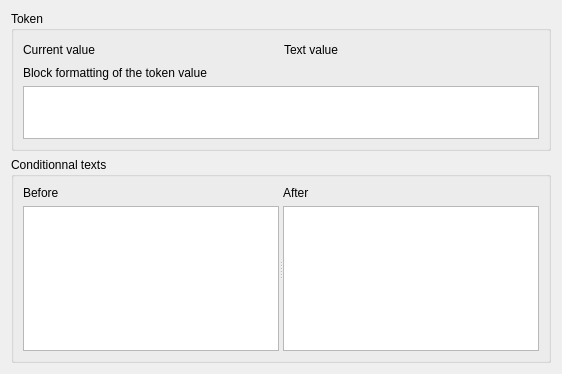
<?xml version="1.0" encoding="UTF-8"?>
<ui version="4.0">
 <class>PadTools::TokenEditorWidget</class>
 <widget class="QWidget" name="PadTools::TokenEditorWidget">
  <property name="geometry">
   <rect>
    <x>0</x>
    <y>0</y>
    <width>562</width>
    <height>374</height>
   </rect>
  </property>
  <property name="windowTitle">
   <string>Form</string>
  </property>
  <layout class="QGridLayout" name="gridLayout_3">
   <item row="0" column="0">
    <widget class="QGroupBox" name="tokenGroup">
     <property name="title">
      <string>Token</string>
     </property>
     <layout class="QGridLayout" name="gridLayout">
      <item row="0" column="0">
       <widget class="QLabel" name="label_3">
        <property name="sizePolicy">
         <sizepolicy hsizetype="Preferred" vsizetype="Fixed">
          <horstretch>0</horstretch>
          <verstretch>0</verstretch>
         </sizepolicy>
        </property>
        <property name="minimumSize">
         <size>
          <width>0</width>
          <height>20</height>
         </size>
        </property>
        <property name="text">
         <string>Current value</string>
        </property>
       </widget>
      </item>
      <item row="0" column="1">
       <widget class="QLabel" name="currentTokenValue">
        <property name="sizePolicy">
         <sizepolicy hsizetype="Preferred" vsizetype="Fixed">
          <horstretch>0</horstretch>
          <verstretch>0</verstretch>
         </sizepolicy>
        </property>
        <property name="minimumSize">
         <size>
          <width>0</width>
          <height>20</height>
         </size>
        </property>
        <property name="text">
         <string/>
        </property>
       </widget>
      </item>
      <item row="0" column="2">
       <widget class="QLabel" name="label_5">
        <property name="sizePolicy">
         <sizepolicy hsizetype="Preferred" vsizetype="Fixed">
          <horstretch>0</horstretch>
          <verstretch>0</verstretch>
         </sizepolicy>
        </property>
        <property name="minimumSize">
         <size>
          <width>0</width>
          <height>20</height>
         </size>
        </property>
        <property name="text">
         <string>Text value</string>
        </property>
       </widget>
      </item>
      <item row="0" column="3">
       <widget class="QLabel" name="testTokenValue">
        <property name="sizePolicy">
         <sizepolicy hsizetype="Preferred" vsizetype="Fixed">
          <horstretch>0</horstretch>
          <verstretch>0</verstretch>
         </sizepolicy>
        </property>
        <property name="minimumSize">
         <size>
          <width>0</width>
          <height>20</height>
         </size>
        </property>
        <property name="text">
         <string/>
        </property>
       </widget>
      </item>
      <item row="2" column="0" colspan="4">
       <widget class="QLabel" name="label_2">
        <property name="sizePolicy">
         <sizepolicy hsizetype="Preferred" vsizetype="Fixed">
          <horstretch>0</horstretch>
          <verstretch>0</verstretch>
         </sizepolicy>
        </property>
        <property name="text">
         <string>Block formatting of the token value</string>
        </property>
       </widget>
      </item>
      <item row="3" column="0" colspan="4">
       <widget class="Editor::TextEditor" name="tokenValueFormatting">
        <property name="sizePolicy">
         <sizepolicy hsizetype="Expanding" vsizetype="Fixed">
          <horstretch>0</horstretch>
          <verstretch>0</verstretch>
         </sizepolicy>
        </property>
        <property name="minimumSize">
         <size>
          <width>0</width>
          <height>50</height>
         </size>
        </property>
        <property name="maximumSize">
         <size>
          <width>16777215</width>
          <height>100</height>
         </size>
        </property>
       </widget>
      </item>
     </layout>
    </widget>
   </item>
   <item row="1" column="0">
    <widget class="QGroupBox" name="conditionnalTextsGroup">
     <property name="title">
      <string>Conditionnal texts</string>
     </property>
     <layout class="QGridLayout" name="gridLayout_2">
      <item row="0" column="0">
       <widget class="QSplitter" name="splitter">
        <property name="orientation">
         <enum>Qt::Horizontal</enum>
        </property>
        <widget class="QWidget" name="layoutWidget">
         <layout class="QVBoxLayout" name="verticalLayout">
          <item>
           <widget class="QLabel" name="label_4">
            <property name="text">
             <string>Before</string>
            </property>
           </widget>
          </item>
          <item>
           <widget class="Editor::TextEditor" name="before"/>
          </item>
         </layout>
        </widget>
        <widget class="QWidget" name="layoutWidget">
         <layout class="QVBoxLayout" name="verticalLayout_2">
          <item>
           <widget class="QLabel" name="label_6">
            <property name="text">
             <string>After</string>
            </property>
           </widget>
          </item>
          <item>
           <widget class="Editor::TextEditor" name="after"/>
          </item>
         </layout>
        </widget>
       </widget>
      </item>
     </layout>
    </widget>
   </item>
  </layout>
 </widget>
 <customwidgets>
  <customwidget>
   <class>Editor::TextEditor</class>
   <extends>QTextEdit</extends>
   <header location="global">texteditorplugin/texteditor.h</header>
  </customwidget>
 </customwidgets>
 <resources/>
 <connections/>
</ui>
